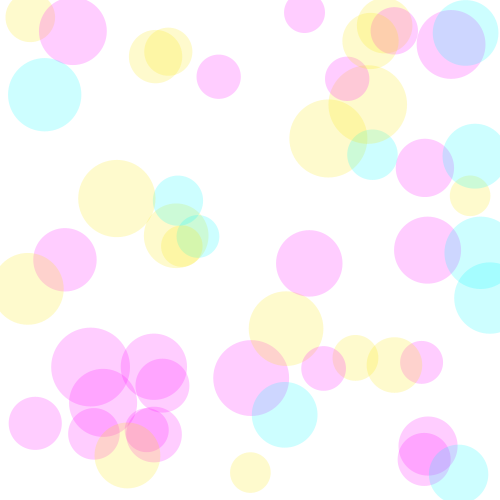
Frame 1 (no input)
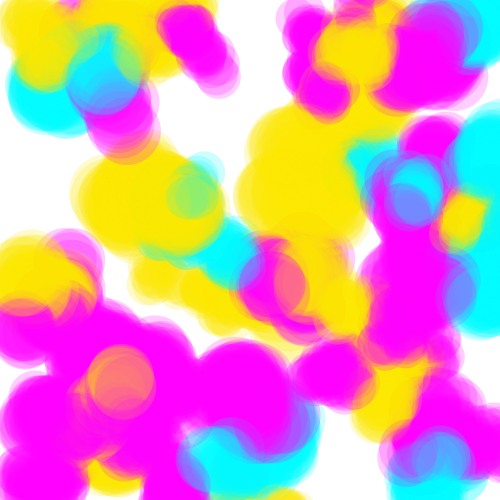
Frame 60 (the mouse pressed at the canvas centre just before this capture)
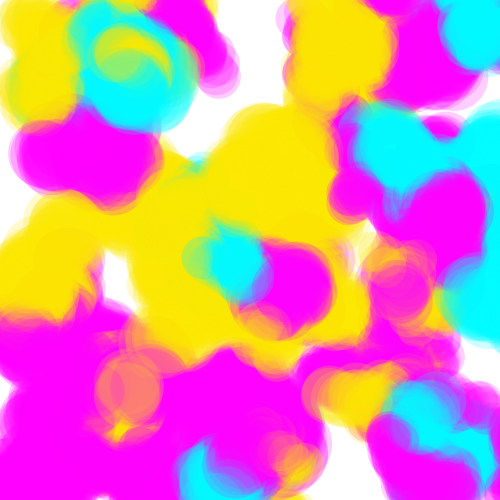
Frame 120 (the mouse held since frame 60 and released just before this capture)

The Processing sketch that drew these frames (run headless with seeded random() and noise(); from frame 60 on, the mouse is pressed at the canvas centre):

// Processing sketch: processing_21635
// ── processing_21635.pde

int num = 50;

 
Walk[] myWalk = new Walk [num];
color[] Colores = new color[3];
 
void setup()
{
  
  size(500,500);
   background(255);
   Colores[0] = color(249,230,0,50);
  Colores[1] = color(255,0,255,50);
  Colores[2] = color(0,249,255,50);
 
noStroke();
  smooth();
    for(int w=0;w<myWalk.length;w++) {
    myWalk[w] = new Walk();
    }
}
    void draw(){
      
       
       for(int x=0; x < myWalk.length; x++) {
    myWalk[x].update();
    myWalk[x].draw();
  }
       
    }
       
       
      class Walk{
         
        
        float xpos= random (0,height);
      float ypos= random (0,height);
      float footSize= random (40,80);
        color colour =Colores[floor(random(0,3))];
         
 
      Walk (){
      }
       
    
       
  void update() {
     

xpos = xpos + random (-10,10);
ypos = ypos + random (-10,10);
    }
  
  void draw() {

    fill(colour);
    ellipseMode(CENTER);
    ellipse(xpos,ypos,footSize,footSize);
  }
}
